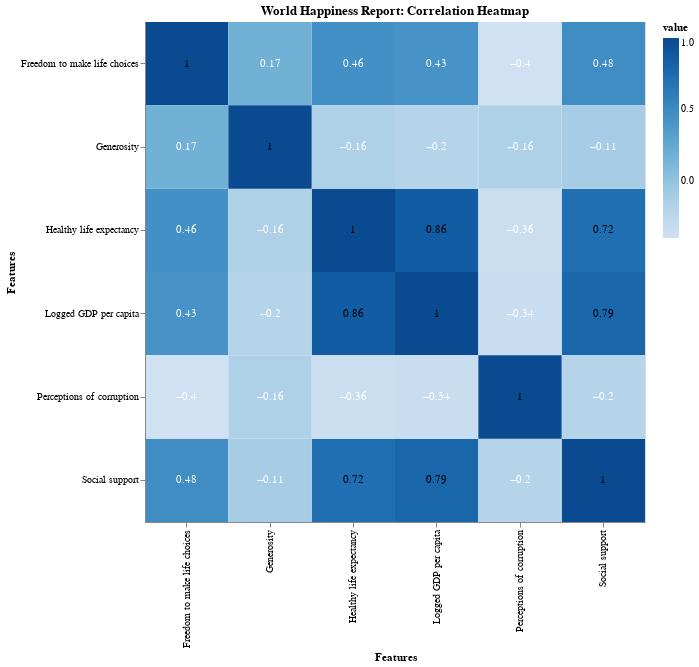

This figure's notebook cell:
### Code cell
# Static Correlation Heatmap 

whr_df2 = whr_df.drop(['Country name', 'Regional indicator', 'Ladder score', 'Standard error of ladder score',
                      'upperwhisker', 'lowerwhisker', 'Ladder score in Dystopia', 'Explained by: Log GDP per capita',
                      'Explained by: Social support', 'Explained by: Healthy life expectancy',
                      'Explained by: Freedom to make life choices', 'Explained by: Generosity',
                      'Explained by: Perceptions of corruption', 'Dystopia + residual'], axis=1)

correlation_matrix = whr_df2.corr().round(2)

heatmap = alt.Chart(correlation_matrix.reset_index().melt(id_vars='index', var_name='feature')).mark_rect().encode(
    x=alt.X('feature:O', title='Features'),  # Fix x-axis label
    y=alt.Y('index:O', title='Features'),    # Fix y-axis label
    color=alt.Color('value:Q', scale=alt.Scale(scheme='blues')),
    tooltip=['index', 'feature', 'value']
).properties(
    title='World Happiness Report: Correlation Heatmap'
)

text = heatmap.mark_text(baseline='middle').encode(
    text='value:Q',
    color=alt.condition(
        alt.datum.value > 0.5,
        alt.value('black'),
        alt.value('white')
    )
)

heatmap_with_text = (heatmap + text).properties(
    width=500,
    height=500
)

heatmap_with_text

### Figure 1 — Vega-Lite specification as saved in the notebook (floating-point values rounded to 4 significant figures)
{"config": {"view": {"continuousWidth": 300, "continuousHeight": 300}}, "layer": [{"mark": {"type": "rect"}, "encoding": {"color": {"field": "value", "scale": {"scheme": "blues"}, "type": "quantitative"}, "tooltip": [{"field": "index", "type": "nominal"}, {"field": "feature", "type": "nominal"}, {"field": "value", "type": "quantitative"}], "x": {"field": "feature", "title": "Features", "type": "ordinal"}, "y": {"field": "index", "title": "Features", "type": "ordinal"}}, "title": "World Happiness Report: Correlation Heatmap"}, {"mark": {"type": "text", "baseline": "middle"}, "encoding": {"color": {"condition": {"test": "(datum.value > 0.5)", "value": "black"}, "value": "white"}, "text": {"field": "value", "type": "quantitative"}, "tooltip": [{"field": "index", "type": "nominal"}, {"field": "feature", "type": "nominal"}, {"field": "value", "type": "quantitative"}], "x": {"field": "feature", "title": "Features", "type": "ordinal"}, "y": {"field": "index", "title": "Features", "type": "ordinal"}}, "title": "World Happiness Report: Correlation Heatmap"}], "data": {"name": "data-d360ac6b45c755265305907f091e7743"}, "height": 500, "width": 500, "$schema": "https://vega.github.io/schema/vega-lite/v5.16.3.json", "datasets": {"data-d360ac6b45c755265305907f091e7743": [{"index": "Logged GDP per capita", "feature": "Logged GDP per capita", "value": 1.0}, {"index": "Social support", "feature": "Logged GDP per capita", "value": 0.79}, {"index": "Healthy life expectancy", "feature": "Logged GDP per capita", "value": 0.86}, {"index": "Freedom to make life choices", "feature": "Logged GDP per capita", "value": 0.43}, {"index": "Generosity", "feature": "Logged GDP per capita", "value": -0.2}, {"index": "Perceptions of corruption", "feature": "Logged GDP per capita", "value": -0.34}, {"index": "Logged GDP per capita", "feature": "Social support", "value": 0.79}, {"index": "Social support", "feature": "Social support", "value": 1.0}, {"index": "Healthy life expectancy", "feature": "Social support", "value": 0.72}, {"index": "Freedom to make life choices", "feature": "Social support", "value": 0.48}, {"index": "Generosity", "feature": "Social support", "value": -0.11}, {"index": "Perceptions of corruption", "feature": "Social support", "value": -0.2}, {"index": "Logged GDP per capita", "feature": "Healthy life expectancy", "value": 0.86}, {"index": "Social support", "feature": "Healthy life expectancy", "value": 0.72}, {"index": "Healthy life expectancy", "feature": "Healthy life expectancy", "value": 1.0}, {"index": "Freedom to make life choices", "feature": "Healthy life expectancy", "value": 0.46}, {"index": "Generosity", "feature": "Healthy life expectancy", "value": -0.16}, {"index": "Perceptions of corruption", "feature": "Healthy life expectancy", "value": -0.36}, {"index": "Logged GDP per capita", "feature": "Freedom to make life choices", "value": 0.43}, {"index": "Social support", "feature": "Freedom to make life choices", "value": 0.48}, {"index": "Healthy life expectancy", "feature": "Freedom to make life choices", "value": 0.46}, {"index": "Freedom to make life choices", "feature": "Freedom to make life choices", "value": 1.0}, {"index": "Generosity", "feature": "Freedom to make life choices", "value": 0.17}, {"index": "Perceptions of corruption", "feature": "Freedom to make life choices", "value": -0.4}, {"index": "Logged GDP per capita", "feature": "Generosity", "value": -0.2}, {"index": "Social support", "feature": "Generosity", "value": -0.11}, {"index": "Healthy life expectancy", "feature": "Generosity", "value": -0.16}, {"index": "Freedom to make life choices", "feature": "Generosity", "value": 0.17}, {"index": "Generosity", "feature": "Generosity", "value": 1.0}, {"index": "Perceptions of corruption", "feature": "Generosity", "value": -0.16}, {"index": "Logged GDP per capita", "feature": "Perceptions of corruption", "value": -0.34}, {"index": "Social support", "feature": "Perceptions of corruption", "value": -0.2}, {"index": "Healthy life expectancy", "feature": "Perceptions of corruption", "value": -0.36}, {"index": "Freedom to make life choices", "feature": "Perceptions of corruption", "value": -0.4}, {"index": "Generosity", "feature": "Perceptions of corruption", "value": -0.16}, {"index": "Perceptions of corruption", "feature": "Perceptions of corruption", "value": 1.0}]}}
